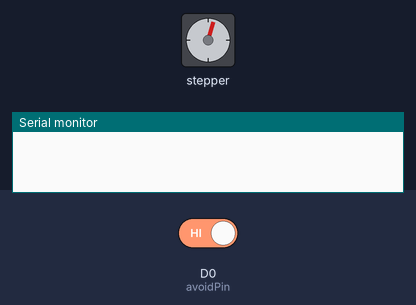
Simulated run of this sketch. Board: ESP8266 (NodeMCU). Shown: stepper motor, the last lines printed to the serial monitor. The inputs (shaded band) are chosen by the test bench; at power-on: D0 (avoidPin) HIGH. Stepper angles assume 2048 steps per turn.

Above: at 1.4 s.
At 5.9 s:
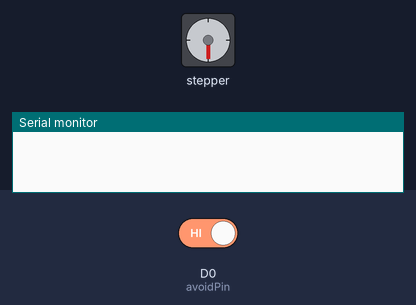
6.8 s: D0 (avoidPin) driven LOW
At 6.8 s:
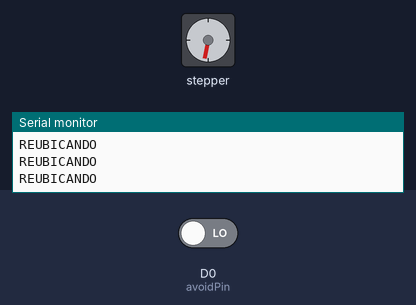
Timing chart, 0 to 9.8 s (numbered marks = the images above; inputs shaded):
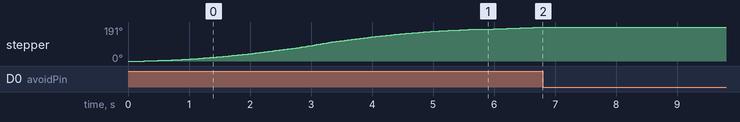

The sketch:

Gira_y_gira_bien__sirve_y_se_calibra.ino
```cpp
// (licence header left out)
#include <AccelStepper.h>


#define avoidPin D0
// Defaults to AccelStepper::FULL4WIRE (4 pins) on 2, 3, 4, 5
AccelStepper stepper(AccelStepper::FULL4WIRE, D5, D6, D7, D8);


void setup()
{
   stepper.setMaxSpeed(1000);
   stepper.setSpeed(512);
   stepper.setAcceleration(128);
   Serial.begin(9600);
}

  //bajar vel y cacomodar con snesore 4 veces menos
bool serving = true;
bool reubicado = false;

void loop()
{


  if(serving){
    reubicado = false;
    receta1();
  } else if (!reubicado) {

    Serial.println("REUBICANDO");
    buscarPosicionInicial();

    int avoidVal = digitalRead(avoidPin);
    if(avoidVal == LOW){

      Serial.println("Detectado");

      stepper.setCurrentPosition(0);
      reubicado = true;
    }
  }

}

void receta1(){
  if (stepper.currentPosition()==0) {
   stepper.moveTo(1024);
  }

  if (stepper.currentPosition()==1024) {
   //stepper.moveTo(0);

   //Parar
   serving = false;
  }

   stepper.run();
}

void buscarPosicionInicial(){
  stepper.setSpeed(512);
  stepper.runSpeed();
}
```

Measured:
- after the input at 6.8 s, stepper: stops changing and stays 191°
- by itself, stepper: keeps turning clockwise at about 29°/s
